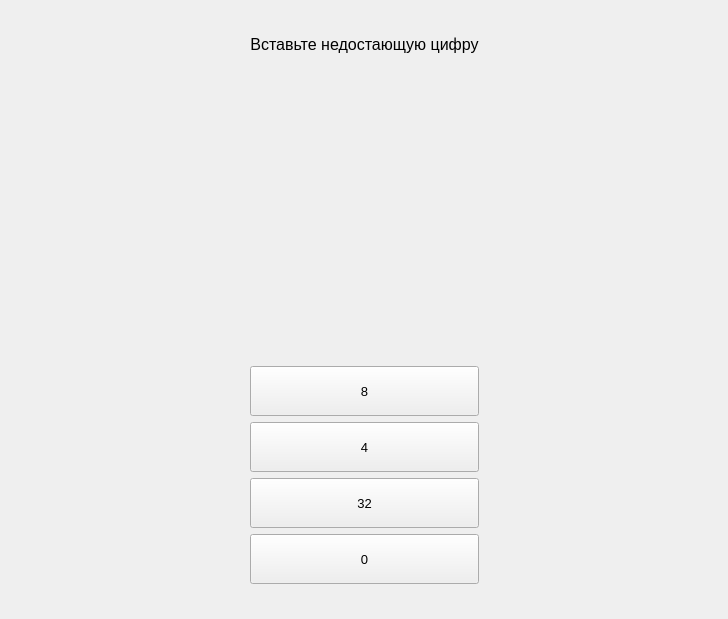
      <widget class="QWidget" name="page_11">
       <layout class="QGridLayout" name="gridLayout_23">
        <item row="0" column="0">
         <widget class="QWidget" name="widget_11" native="true">
          <layout class="QGridLayout" name="gridLayout_24">
           <item row="0" column="1">
            <spacer name="verticalSpacer_30">
             <property name="orientation">
              <enum>Qt::Vertical</enum>
             </property>
             <property name="sizeHint" stdset="0">
              <size>
               <width>20</width>
               <height>15</height>
              </size>
             </property>
            </spacer>
           </item>
           <item row="1" column="1">
            <widget class="QLabel" name="label_19">
             <property name="font">
              <font>
               <pointsize>12</pointsize>
              </font>
             </property>
             <property name="text">
              <string>Вставьте недостающую цифру</string>
             </property>
             <property name="alignment">
              <set>Qt::AlignCenter</set>
             </property>
            </widget>
           </item>
           <item row="2" column="0">
            <spacer name="horizontalSpacer_25">
             <property name="orientation">
              <enum>Qt::Horizontal</enum>
             </property>
             <property name="sizeHint" stdset="0">
              <size>
               <width>230</width>
               <height>20</height>
              </size>
             </property>
            </spacer>
           </item>
           <item row="2" column="1">
            <widget class="QLabel" name="label_18">
             <property name="minimumSize">
              <size>
               <width>0</width>
               <height>300</height>
              </size>
             </property>
             <property name="styleSheet">
              <string notr="true">image: url(:/newPrefix9/Vopros-10.png);</string>
             </property>
             <property name="text">
              <string/>
             </property>
            </widget>
           </item>
           <item row="3" column="1">
            <widget class="QPushButton" name="pushButton_34">
             <property name="minimumSize">
              <size>
               <width>0</width>
               <height>50</height>
              </size>
             </property>
             <property name="font">
              <font>
               <pointsize>10</pointsize>
              </font>
             </property>
             <property name="text">
              <string>8</string>
             </property>
            </widget>
           </item>
           <item row="4" column="1">
            <widget class="QPushButton" name="pushButton_35">
             <property name="minimumSize">
              <size>
               <width>0</width>
               <height>50</height>
              </size>
             </property>
             <property name="font">
              <font>
               <pointsize>10</pointsize>
              </font>
             </property>
             <property name="text">
              <string>4</string>
             </property>
            </widget>
           </item>
           <item row="5" column="1">
            <widget class="QPushButton" name="pushButton_36">
             <property name="minimumSize">
              <size>
               <width>0</width>
               <height>50</height>
              </size>
             </property>
             <property name="font">
              <font>
               <pointsize>10</pointsize>
              </font>
             </property>
             <property name="text">
              <string>32</string>
             </property>
            </widget>
           </item>
           <item row="5" column="2">
            <spacer name="horizontalSpacer_26">
             <property name="orientation">
              <enum>Qt::Horizontal</enum>
             </property>
             <property name="sizeHint" stdset="0">
              <size>
               <width>229</width>
               <height>20</height>
              </size>
             </property>
            </spacer>
           </item>
           <item row="6" column="1">
            <widget class="QPushButton" name="pushButton_37">
             <property name="minimumSize">
              <size>
               <width>0</width>
               <height>50</height>
              </size>
             </property>
             <property name="font">
              <font>
               <pointsize>10</pointsize>
              </font>
             </property>
             <property name="text">
              <string>0</string>
             </property>
            </widget>
           </item>
           <item row="7" column="1">
            <spacer name="verticalSpacer_31">
             <property name="orientation">
              <enum>Qt::Vertical</enum>
             </property>
             <property name="sizeHint" stdset="0">
              <size>
               <width>20</width>
               <height>15</height>
              </size>
             </property>
            </spacer>
           </item>
          </layout>
         </widget>
        </item>
       </layout>
      </widget>
